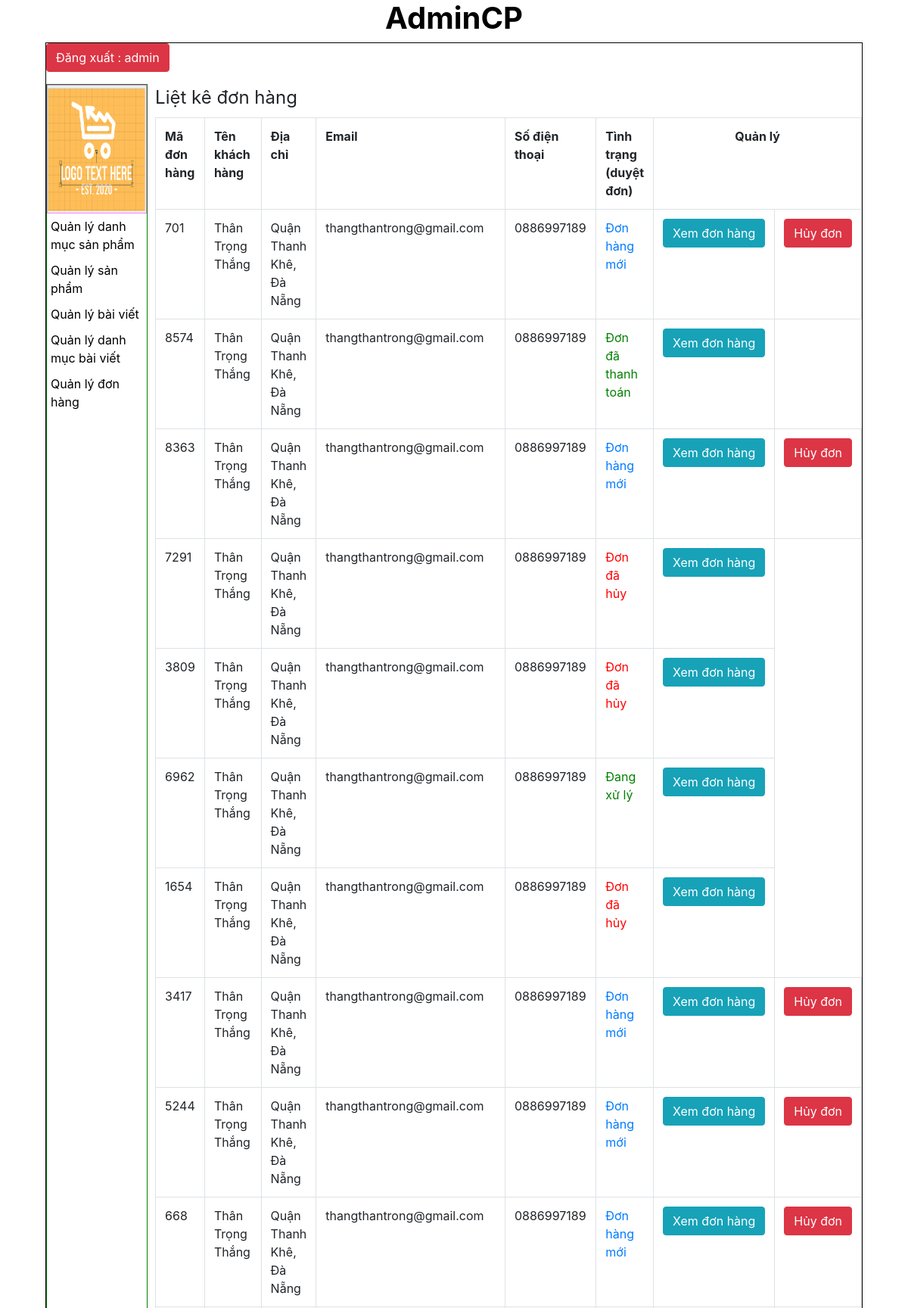
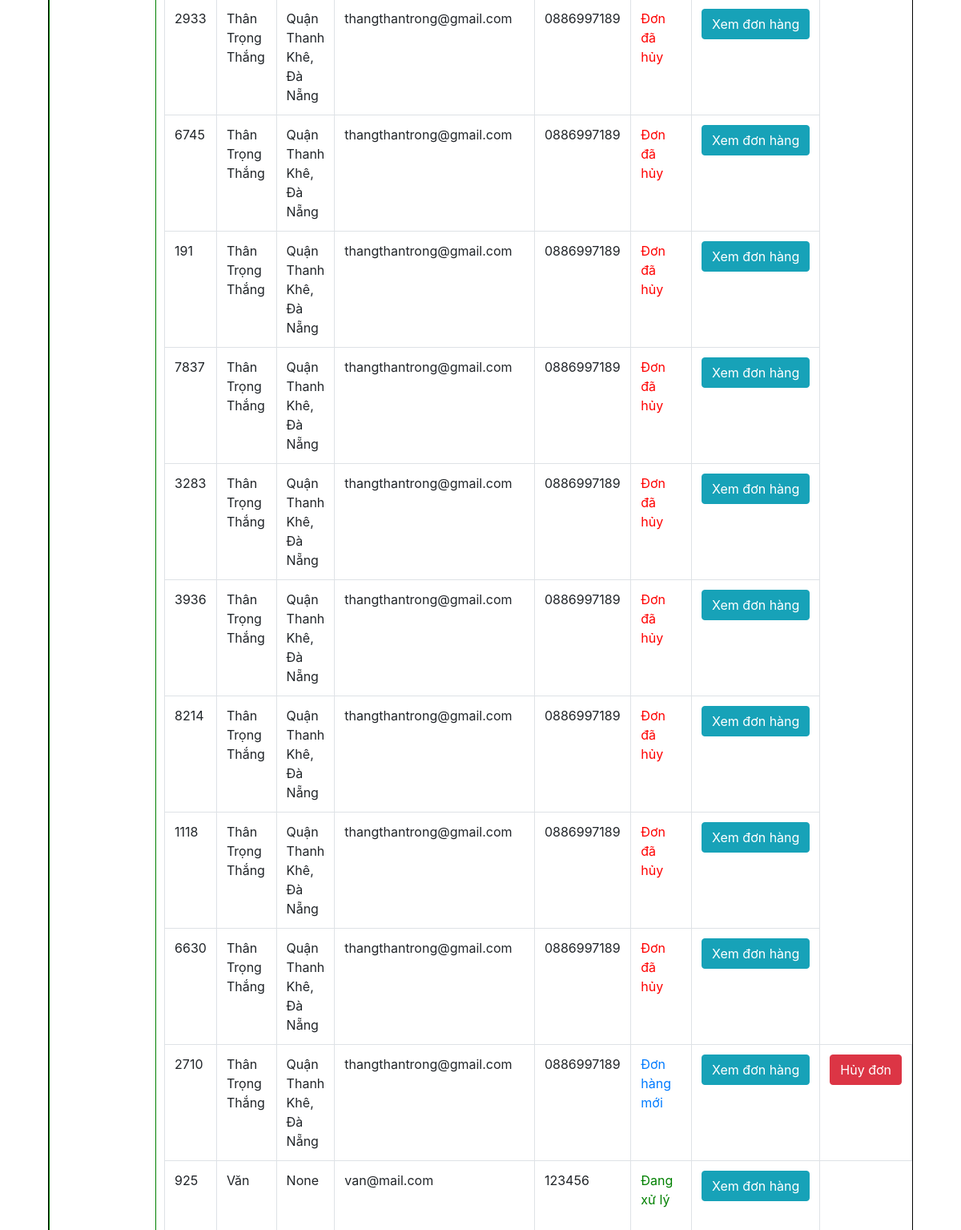
/admincp/index.php?action=quanlydonhang&query=lietke (signed in, upper part), run on the app's committed database (2 pictures, top to bottom).
### tables this page shows
CREATE TABLE `cart` (
  `id_cart` int(11) NOT NULL,
  `id_khachhang` int(11) NOT NULL,
  `code_cart` varchar(10) NOT NULL,
  `cart_status` int(11) NOT NULL
);

CREATE TABLE `dangky` (
  `id_khachhang` int(11) NOT NULL,
  `tenkhachhang` varchar(200) NOT NULL,
  `email` varchar(100) NOT NULL,
  `diachi` varchar(200) NOT NULL,
  `matkhau` varchar(100) NOT NULL,
  `dienthoai` varchar(20) NOT NULL
);

### admincp/modules/quanlydonhang/lietke.php (the view, shortened to what this page needs)
<fieldset>
  <legend>Liệt kê đơn hàng</legend>
  <?php
  $sql_lietke_dh = "SELECT * FROM cart,dangky WHERE cart.id_khachhang=dangky.id_khachhang ORDER BY cart.id_cart DESC";
  $query_lietke_dh = mysqli_query($mysqli,$sql_lietke_dh);
?>
  <div class="table-responsive">
    <table style="width:100%" class="table table-bordered">
    <tr>
      <th>Mã đơn hàng</th>
      <th>Tên khách hàng</th>
      <th>Địa chỉ</th>
      <th>Email</th>
      <th>Số điện thoại</th>
      <th>Tình trạng (duyệt đơn)</th>
      <th colspan="2" style="text-align:center">Quản lý</th>
    </tr>
    <?php
    while($row = mysqli_fetch_array($query_lietke_dh)){
    ?>
    <tr>
      <td><?php echo $row['code_cart'] ?></td>
      <td><?php echo $row['tenkhachhang'] ?></td>
      <td><?php echo $row['diachi'] ?></td>
      <td><?php echo $row['email'] ?></td>
      <td><?php echo $row['dienthoai'] ?></td>
      <td>
        <?php if($row['cart_status']==1 || $row['cart_status']==4){
          ?>
          <a data-toggle="tooltip" data-placement="right" title="Bạn muốn duyệt đơn hàng này?" onclick="return confirm('Bạn đã Xem Đơn Hàng trước khi duyệt và vẫn muốn duyệt đơn này?')" href="modules/quanlydonhang/xuly.php?code=<?php echo $row['code_cart']?>">Đơn hàng mới</a>
        <?php
        }elseif($row['cart_status']==0){
          echo '<p style="color:green">Đang xử lý</p>';
        }elseif($row['cart_status']==4){
          echo '<p style="color:dark">Đợi thanh toán</p>';
        }elseif($row['cart_status']==2){
          echo '<p style="color:green">Đơn đã thanh toán</p>';
        }elseif($row['cart_status']==5){
          echo '<p style="color:red">Đơn hủy, đã thanh toán</p>';
        }else{
          echo '<p style="color:red">Đơn đã hủy</p>';
        }
        ?>
      </td>
      <td>
        <a class="btn btn-info" href="index.php?action=donhang&query=xemdonhang&code=<?php echo $row['code_cart'] ?>&cart_status=<?php echo $row['cart_status'] ?>">Xem đơn hàng</a>
      </td>
      <?php
      if($row['cart_status']==1 || $row['cart_status']==4 ){
      ?>
      <td>
        <a class="btn btn-danger" onclick="return confirm('Bạn có muốn hủy đơn hàng này?')" href="index.php?action=donhang&query=huydon&code=<?php echo $row['code_cart'] ?>">Hủy đơn</a>
      </td>
      <?php
      }
      ?>
    </tr>
    <?php
    }
    ?>
  </table>
  </div>
</fieldset>

### admincp/css/styleadmincp.css (style rules this page uses)
a { text-decoration: none; }

### data on the page
cart: code_cart "701", id_khachhang.tenkhachhang "Thân Trọng Thắng", id_khachhang.diachi "Quận Thanh Khê, Đà Nẵng", id_khachhang.email "thangthantrong@gmail.com", id_khachhang.dienthoai "0886997189"
cart: code_cart "8574", id_khachhang.tenkhachhang "Thân Trọng Thắng", id_khachhang.diachi "Quận Thanh Khê, Đà Nẵng", id_khachhang.email "thangthantrong@gmail.com", id_khachhang.dienthoai "0886997189", cart_status "Đơn đã thanh toán"
cart: code_cart "8363", id_khachhang.tenkhachhang "Thân Trọng Thắng", id_khachhang.diachi "Quận Thanh Khê, Đà Nẵng", id_khachhang.email "thangthantrong@gmail.com", id_khachhang.dienthoai "0886997189"
cart: code_cart "7291", id_khachhang.tenkhachhang "Thân Trọng Thắng", id_khachhang.diachi "Quận Thanh Khê, Đà Nẵng", id_khachhang.email "thangthantrong@gmail.com", id_khachhang.dienthoai "0886997189", cart_status "Đơn đã hủy"
cart: code_cart "3809", id_khachhang.tenkhachhang "Thân Trọng Thắng", id_khachhang.diachi "Quận Thanh Khê, Đà Nẵng", id_khachhang.email "thangthantrong@gmail.com", id_khachhang.dienthoai "0886997189", cart_status "Đơn đã hủy"
cart: code_cart "6962", id_khachhang.tenkhachhang "Thân Trọng Thắng", id_khachhang.diachi "Quận Thanh Khê, Đà Nẵng", id_khachhang.email "thangthantrong@gmail.com", id_khachhang.dienthoai "0886997189", cart_status "Đang xử lý"
cart: code_cart "1654", id_khachhang.tenkhachhang "Thân Trọng Thắng", id_khachhang.diachi "Quận Thanh Khê, Đà Nẵng", id_khachhang.email "thangthantrong@gmail.com", id_khachhang.dienthoai "0886997189", cart_status "Đơn đã hủy"
cart: code_cart "3417", id_khachhang.tenkhachhang "Thân Trọng Thắng", id_khachhang.diachi "Quận Thanh Khê, Đà Nẵng", id_khachhang.email "thangthantrong@gmail.com", id_khachhang.dienthoai "0886997189"
cart: code_cart "5244", id_khachhang.tenkhachhang "Thân Trọng Thắng", id_khachhang.diachi "Quận Thanh Khê, Đà Nẵng", id_khachhang.email "thangthantrong@gmail.com", id_khachhang.dienthoai "0886997189"
cart: code_cart "668", id_khachhang.tenkhachhang "Thân Trọng Thắng", id_khachhang.diachi "Quận Thanh Khê, Đà Nẵng", id_khachhang.email "thangthantrong@gmail.com", id_khachhang.dienthoai "0886997189"
cart: code_cart "2933", id_khachhang.tenkhachhang "Thân Trọng Thắng", id_khachhang.diachi "Quận Thanh Khê, Đà Nẵng", id_khachhang.email "thangthantrong@gmail.com", id_khachhang.dienthoai "0886997189", cart_status "Đơn đã hủy"
cart: code_cart "6745", id_khachhang.tenkhachhang "Thân Trọng Thắng", id_khachhang.diachi "Quận Thanh Khê, Đà Nẵng", id_khachhang.email "thangthantrong@gmail.com", id_khachhang.dienthoai "0886997189", cart_status "Đơn đã hủy"
cart: code_cart "191", id_khachhang.tenkhachhang "Thân Trọng Thắng", id_khachhang.diachi "Quận Thanh Khê, Đà Nẵng", id_khachhang.email "thangthantrong@gmail.com", id_khachhang.dienthoai "0886997189", cart_status "Đơn đã hủy"
cart: code_cart "7837", id_khachhang.tenkhachhang "Thân Trọng Thắng", id_khachhang.diachi "Quận Thanh Khê, Đà Nẵng", id_khachhang.email "thangthantrong@gmail.com", id_khachhang.dienthoai "0886997189", cart_status "Đơn đã hủy"
cart: code_cart "3283", id_khachhang.tenkhachhang "Thân Trọng Thắng", id_khachhang.diachi "Quận Thanh Khê, Đà Nẵng", id_khachhang.email "thangthantrong@gmail.com", id_khachhang.dienthoai "0886997189", cart_status "Đơn đã hủy"
cart: code_cart "3936", id_khachhang.tenkhachhang "Thân Trọng Thắng", id_khachhang.diachi "Quận Thanh Khê, Đà Nẵng", id_khachhang.email "thangthantrong@gmail.com", id_khachhang.dienthoai "0886997189", cart_status "Đơn đã hủy"
cart: code_cart "8214", id_khachhang.tenkhachhang "Thân Trọng Thắng", id_khachhang.diachi "Quận Thanh Khê, Đà Nẵng", id_khachhang.email "thangthantrong@gmail.com", id_khachhang.dienthoai "0886997189", cart_status "Đơn đã hủy"
cart: code_cart "1118", id_khachhang.tenkhachhang "Thân Trọng Thắng", id_khachhang.diachi "Quận Thanh Khê, Đà Nẵng", id_khachhang.email "thangthantrong@gmail.com", id_khachhang.dienthoai "0886997189", cart_status "Đơn đã hủy"
cart: code_cart "6630", id_khachhang.tenkhachhang "Thân Trọng Thắng", id_khachhang.diachi "Quận Thanh Khê, Đà Nẵng", id_khachhang.email "thangthantrong@gmail.com", id_khachhang.dienthoai "0886997189", cart_status "Đơn đã hủy"
cart: code_cart "2710", id_khachhang.tenkhachhang "Thân Trọng Thắng", id_khachhang.diachi "Quận Thanh Khê, Đà Nẵng", id_khachhang.email "thangthantrong@gmail.com", id_khachhang.dienthoai "0886997189"
cart: code_cart "925", id_khachhang.tenkhachhang "Văn", id_khachhang.diachi "None", id_khachhang.email "van@mail.com", id_khachhang.dienthoai "123456", cart_status "Đang xử lý"

### other printed values
$_SESSION['dangnhap'] "admin"
